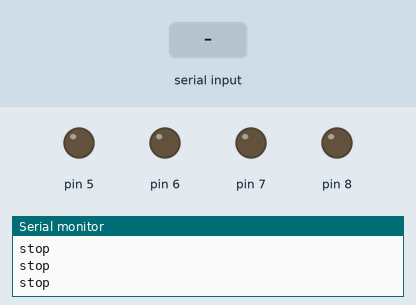
Recording of a sketch running on a simulated Arduino Uno, built with avr-gcc and run on an emulated ATmega328P. On the bench: output pins drawn as LEDs (lit = HIGH), the last lines printed to the serial monitor. The inputs (shaded band) are chosen by the test bench.

Above: at 1.2 s.
1.3 s: "0" received over Serial
At 1.9 s:
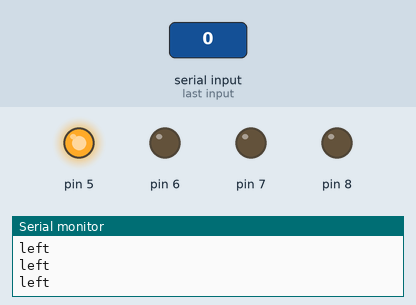
2.8 s: "1" received over Serial
At 4.0 s:
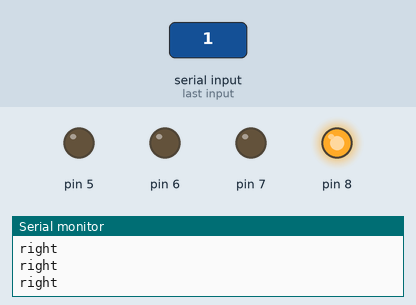
4.3 s: "2" received over Serial
At 5.4 s:
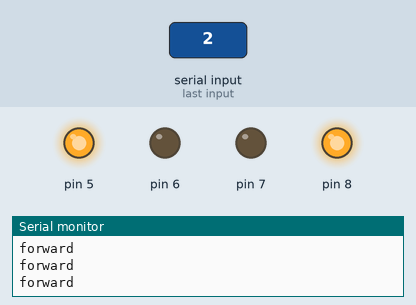
Timing chart, 0 to 7.3 s (numbered marks = the images above; inputs shaded):
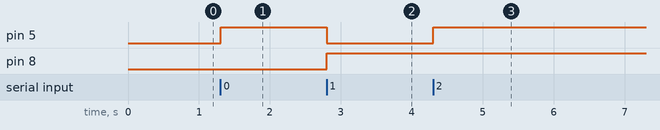

The sketch:

sketch_apr09a.ino
```cpp
int data;


void setup() {
  Serial.begin(9600);
  pinMode(5,OUTPUT);
  pinMode(6,OUTPUT);
  pinMode(7,OUTPUT);
  pinMode(8,OUTPUT);
  }


void forward()
  {
  digitalWrite(5,HIGH);
  digitalWrite(6,LOW);
  digitalWrite(7,LOW);
  digitalWrite(8,HIGH);
  Serial.println("forward");
  }


void right()
  {
  digitalWrite(5,LOW);
  digitalWrite(6,LOW);
  digitalWrite(7,LOW);
  digitalWrite(8,HIGH);
  Serial.println("right");
  }


void left()
  {
  digitalWrite(5,HIGH);
  digitalWrite(6,LOW);
  digitalWrite(7,LOW);
  digitalWrite(8,LOW);
  Serial.println("left");
  }


void stop()
  {
  digitalWrite(5,LOW);
  digitalWrite(6,LOW);
  digitalWrite(7,LOW);
  digitalWrite(8,LOW);
  Serial.println("stop");
  }

void loop()
  {
  while (Serial.available())
    {
    data = Serial.read();
    }


  if (data == '0')
  left();

  else if (data == '1')
  right();

  else if (data == '2')
  forward();

  else
  stop();
  }
```

Measured:
- after the input at 1.3 s, pin 5: LOW → HIGH at once
- after the input at 2.8 s, pin 5: HIGH → LOW at once; pin 8: LOW → HIGH at once
- after the input at 4.3 s, pin 5: LOW → HIGH at once
